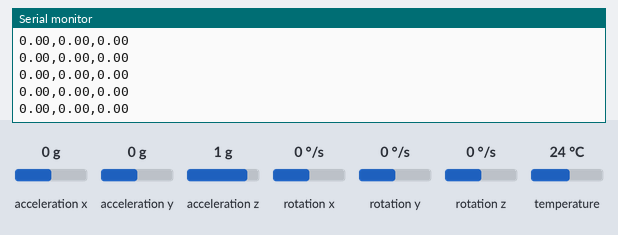
Bench run of a sketch on a simulated Arduino Leonardo, built with avr-gcc and run on an emulated ATmega32U4. Parts: the last lines printed to the serial monitor. Inputs (shaded band) come from the test bench; at power-on: acceleration z 1 g, acceleration x 0 g, acceleration y 0 g, rotation x 0 °/s, rotation y 0 °/s, rotation z 0 °/s, temperature 24 °C.

Above: at 1.3 s.
1.4 s: acceleration z set to 0 g
At 2.2 s:
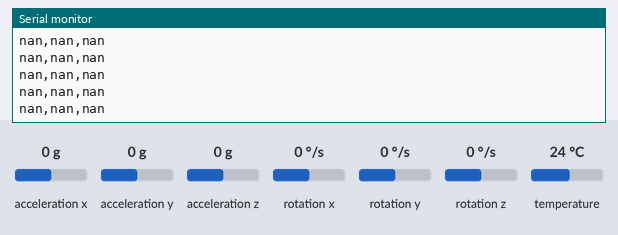
3.3 s: acceleration x set to -1.4 g
At 4.2 s:
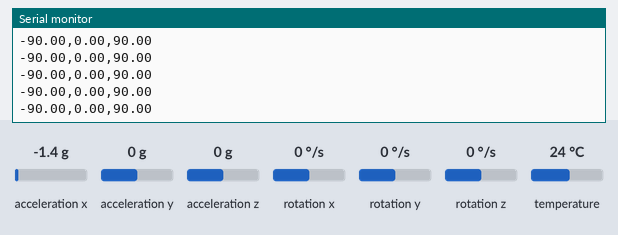
4.8 s: acceleration y set to -1.4 g
At 5.3 s:
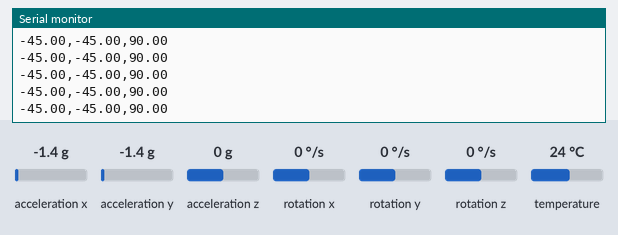
6.3 s: acceleration x set to 0.8 g
At 7.3 s:
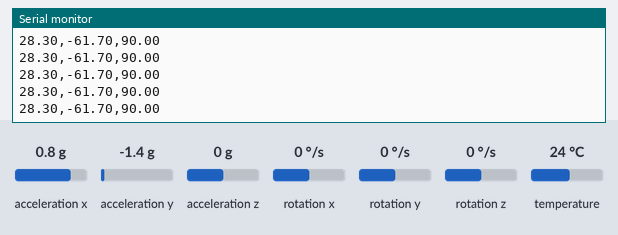
Timing chart, 0 to 9.3 s (numbered marks = the images above; inputs shaded):
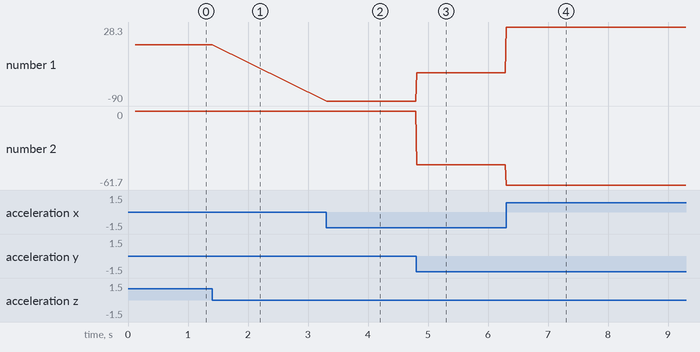

The sketch:

getangle_c7181427.ino
```cpp
#include <Adafruit_MPU6050.h>
#include <Adafruit_Sensor.h>
#include <Wire.h>

Adafruit_MPU6050 mpu;
int16_t ax, ay, az;

float arx, ary, arz;


void setup(void) {
  Serial.begin(115200);
  while (!Serial)
    delay(10); // will pause Zero, Leonardo, etc until serial console opens

  Serial.println("Adafruit MPU6050 test!");

  // Try to initialize!
  if (!mpu.begin()) {
    Serial.println("Failed to find MPU6050 chip");
    while (1) {
      delay(10);
    }
  }
  Serial.println("MPU6050 Found!");

  mpu.setAccelerometerRange(MPU6050_RANGE_8_G);
  Serial.print("Accelerometer range set to: ");
  switch (mpu.getAccelerometerRange()) {
  case MPU6050_RANGE_2_G:
    Serial.println("+-2G");
    break;
  case MPU6050_RANGE_4_G:
    Serial.println("+-4G");
    break;
  case MPU6050_RANGE_8_G:
    Serial.println("+-8G");
    break;
  case MPU6050_RANGE_16_G:
    Serial.println("+-16G");
    break;
  }
  mpu.setGyroRange(MPU6050_RANGE_500_DEG);
  Serial.print("Gyro range set to: ");
  switch (mpu.getGyroRange()) {
  case MPU6050_RANGE_250_DEG:
    Serial.println("+- 250 deg/s");
    break;
  case MPU6050_RANGE_500_DEG:
    Serial.println("+- 500 deg/s");
    break;
  case MPU6050_RANGE_1000_DEG:
    Serial.println("+- 1000 deg/s");
    break;
  case MPU6050_RANGE_2000_DEG:
    Serial.println("+- 2000 deg/s");
    break;
  }

  mpu.setFilterBandwidth(MPU6050_BAND_5_HZ);
  Serial.print("Filter bandwidth set to: ");
  switch (mpu.getFilterBandwidth()) {
  case MPU6050_BAND_260_HZ:
    Serial.println("260 Hz");
    break;
  case MPU6050_BAND_184_HZ:
    Serial.println("184 Hz");
    break;
  case MPU6050_BAND_94_HZ:
    Serial.println("94 Hz");
    break;
  case MPU6050_BAND_44_HZ:
    Serial.println("44 Hz");
    break;
  case MPU6050_BAND_21_HZ:
    Serial.println("21 Hz");
    break;
  case MPU6050_BAND_10_HZ:
    Serial.println("10 Hz");
    break;
  case MPU6050_BAND_5_HZ:
    Serial.println("5 Hz");
    break;
  }

  Serial.println("");
  delay(100);
}

void loop() {
  /* Get new sensor events with the readings */
  sensors_event_t a, g, temp;
  mpu.getEvent(&a, &g, &temp);

  ax = a.acceleration.x;
  ay = a.acceleration.y;
  az = a.acceleration.z;

  arx = (180/PI) * atan(ax/sqrt((ay*ay)+(az*az)));
  ary = (180/PI) * atan(ay/sqrt((ax*ax) + (az*az)));
  arz = (180/PI) * atan(sqrt((ay*ay)+(ax*ax))/az);


   /* Print out the values */
   //Serial.print("Acceleration X: ");
   //Serial.print(a.acceleration.x);
   //Serial.print(", Y: ");
   //Serial.print(a.acceleration.y);
   //Serial.print(", Z: ");
   //Serial.print(a.acceleration.z);
   //Serial.println(" m/s^2");

  // Serial.print("Rotation X: ");
  // Serial.print(g.gyro.x);
  // Serial.print(", Y: ");
  // Serial.print(g.gyro.y);
  // Serial.print(", Z: ");
  // Serial.print(g.gyro.z);
  // Serial.println(" rad/s");

  // Serial.print("Temperature: ");
  // Serial.print(temp.temperature);
  // Serial.println(" degC");

  Serial.print(arx);
  Serial.print(',');
  Serial.print(ary);
  Serial.print(',');
  Serial.println(arz);

  delay(10);
}
```

Measured:
- after the input at 1.4 s, the serial monitor: prints a new line at once (image 1)
- after the input at 3.3 s, the serial monitor: prints a new line at once (image 2)
- after the input at 4.8 s, the serial monitor: prints a new line at once (image 3)
- after the input at 6.3 s, the serial monitor: prints a new line at once (image 4)
- plotted number 1: 0 → -90 after the input at 3.3 s, -90 → -45 after the input at 4.8 s, -45 → 28.3 after the input at 6.3 s
- plotted number 2: 0 → -45 after the input at 4.8 s, -45 → -61.7 after the input at 6.3 s
